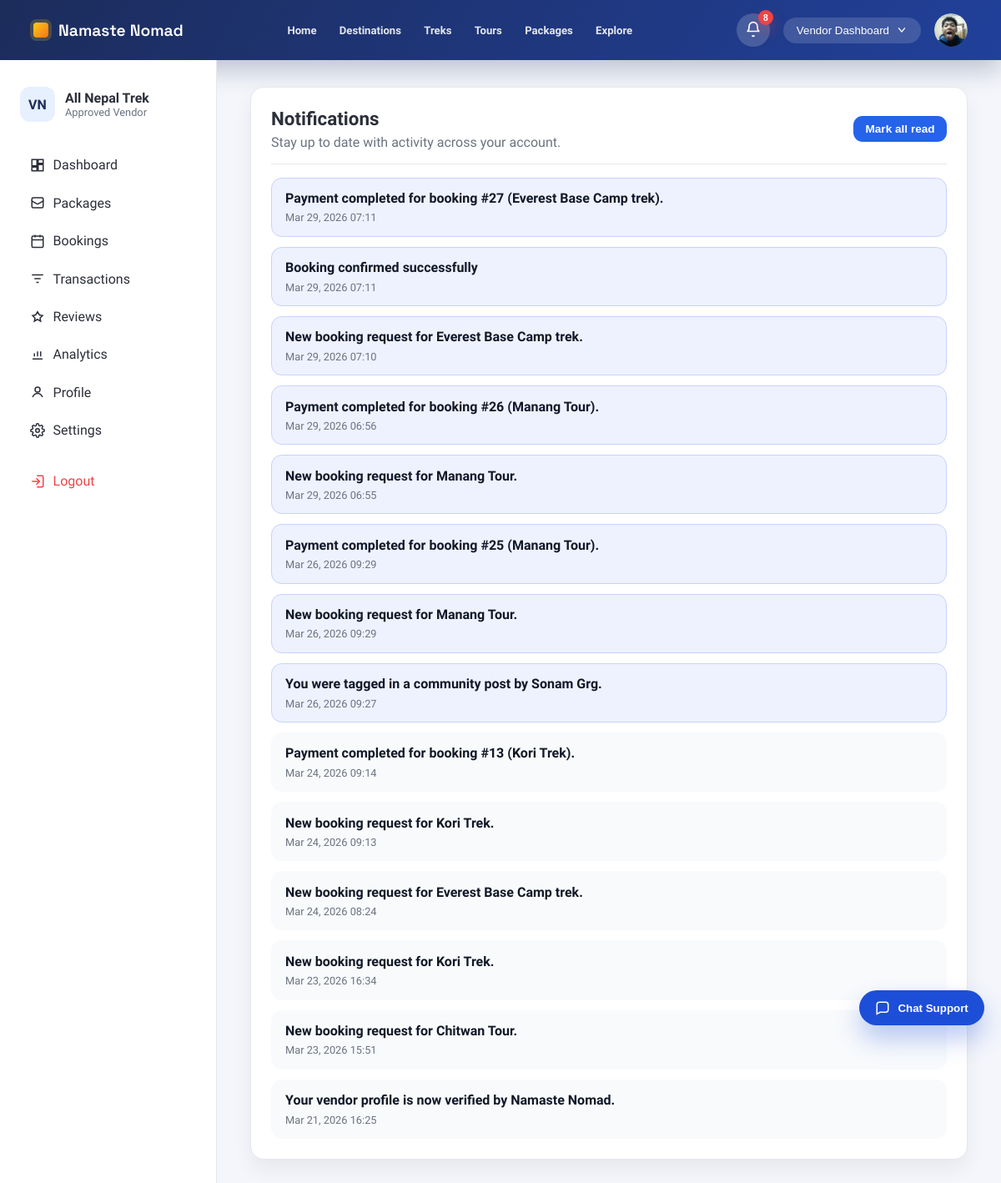
The page /accounts/notifications/ (signed in) on the database as committed earlier.
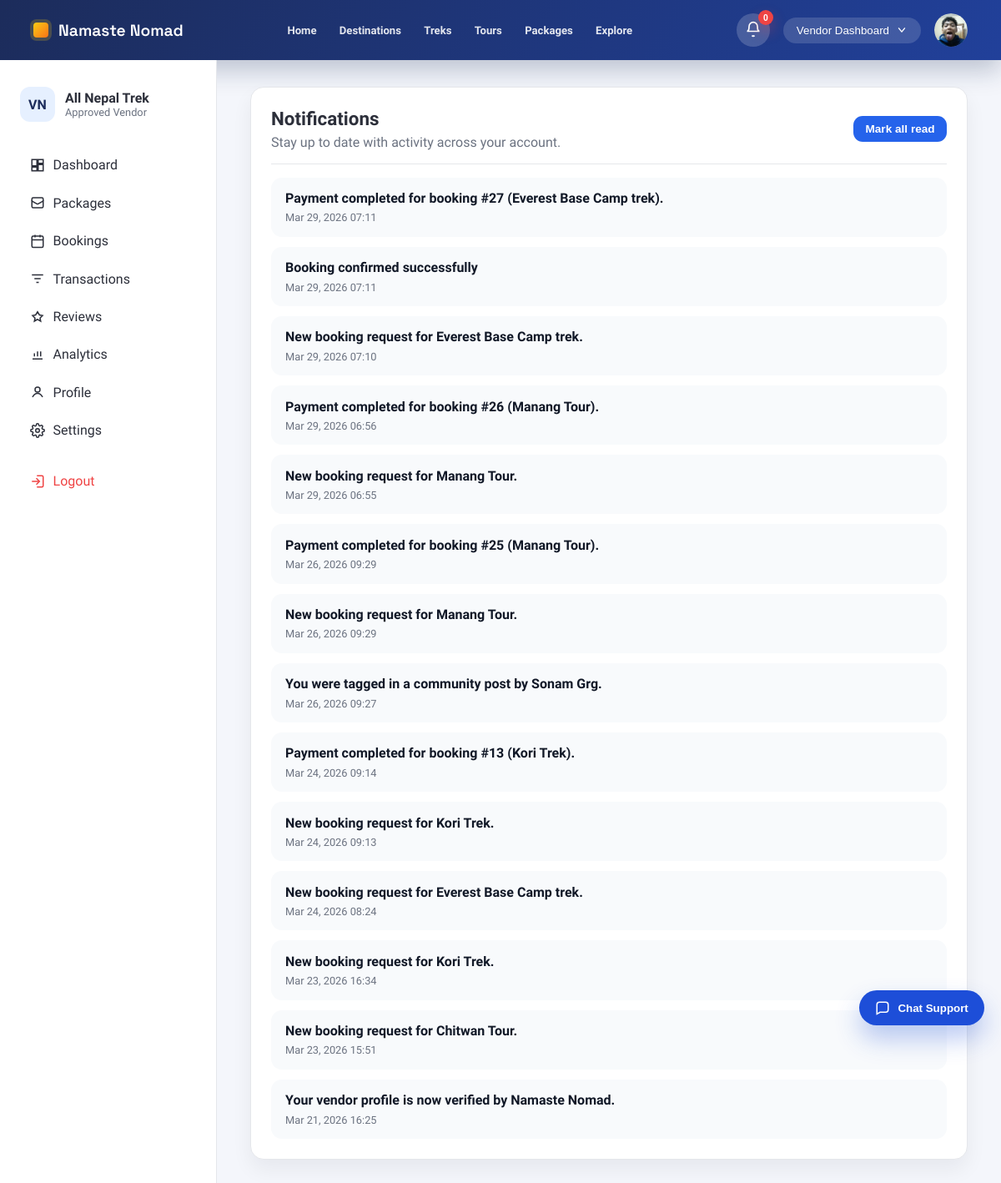
The same page on the database as committed later.
### accounts/views/vendor/vendor_dashboard.py (the view, shortened to what this page needs)
# urls.py: path('notifications/', notifications_list, name='notifications_list'),
@never_cache
@login_required(login_url='account_login_choice')
def notifications_list(request):
    notifications = Notification.objects.filter(user=request.user).order_by('-created_at')[:50]
    unread_count = Notification.objects.filter(user=request.user, is_read=False).count()
    for notification in notifications:
        notification.link = notification_link(notification)
    base_template = (
        'accounts/vendor_base.html'
        if request.user.user_type == 'vendor'
        else 'accounts/traveler_base.html'
    )
    context = {
        'base_template': base_template,
        'notifications': notifications,
        'unread_count': unread_count,
        'active_page': 'notifications',
    }
    if request.user.user_type == 'vendor':
        context['vendor_profile'] = _get_vendor_profile(request.user)
    else:
        traveler_profile = _get_traveler_profile(request.user)
        if traveler_profile is None:
            traveler_profile = TravelerProfile.objects.create(user=request.user)
        context['traveler_profile'] = traveler_profile
    return render(request, 'accounts/notifications.html', context)

### accounts/context_processors.py (called while the page is built)
def _safe_related(instance, relation_name):
    try:
        return getattr(instance, relation_name)
    except ObjectDoesNotExist:
        return None

def _display_name(user):
    full_name = user.get_full_name().strip()
    return full_name or user.username or user.email or 'Account'

def _avatar_url(user, user_type):
    if user_type == 'traveler':
        profile = _safe_related(user, 'traveler_profile')
        if profile and profile.avatar:
            return profile.avatar.url
    elif user_type == 'vendor':
        profile = _safe_related(user, 'vendor_profile')
        if profile and profile.logo:
            return profile.logo.url
    elif user_type == 'admin':
        profile = _safe_related(user, 'admin_profile')
        if profile and profile.avatar:
            return profile.avatar.url
    return ''

def _dashboard_url(user_type):
    if user_type == 'traveler':
        return reverse('traveler_home')
    if user_type == 'vendor':
        return reverse('vendor_dashboard')
    if user_type == 'admin':
        return reverse('admin_dashboard')
    return reverse('home')

### accounts/templates/accounts/notifications.html (shortened to what this page needs)
{% extends base_template %}
{% load static %}
{% block extra_css %}
    <link rel="stylesheet" href="{% static 'css/notifications_page.css' %}?v=20260313a">
{% endblock %}
{% block content %}
    {% include "accounts/includes/notifications_list.html" %}
{% endblock %}

Rows that differ between the two databases and show on the page:
changed Notification "Payment completed for booking #27 (Everest Base Camp trek).": is_read False → True (drawn)
changed Notification "Booking confirmed successfully": is_read False → True (drawn)
changed Notification "Mar 29, 2026 07:10": is_read False → True (drawn)
changed Notification "Payment completed for booking #26 (Manang Tour).": is_read False → True (drawn)
changed Notification "Mar 29, 2026 06:55": is_read False → True (drawn)
changed Notification "Payment completed for booking #25 (Manang Tour).": is_read False → True (drawn)
changed Notification (number 7 of 14 on the later page): is_read False → True (drawn)
changed Notification "You were tagged in a community post by Sonam Grg.": is_read False → True (drawn)
Other text that changed with them:
{{ notifications_unread_count|default:0 }}: "8" → "0"
